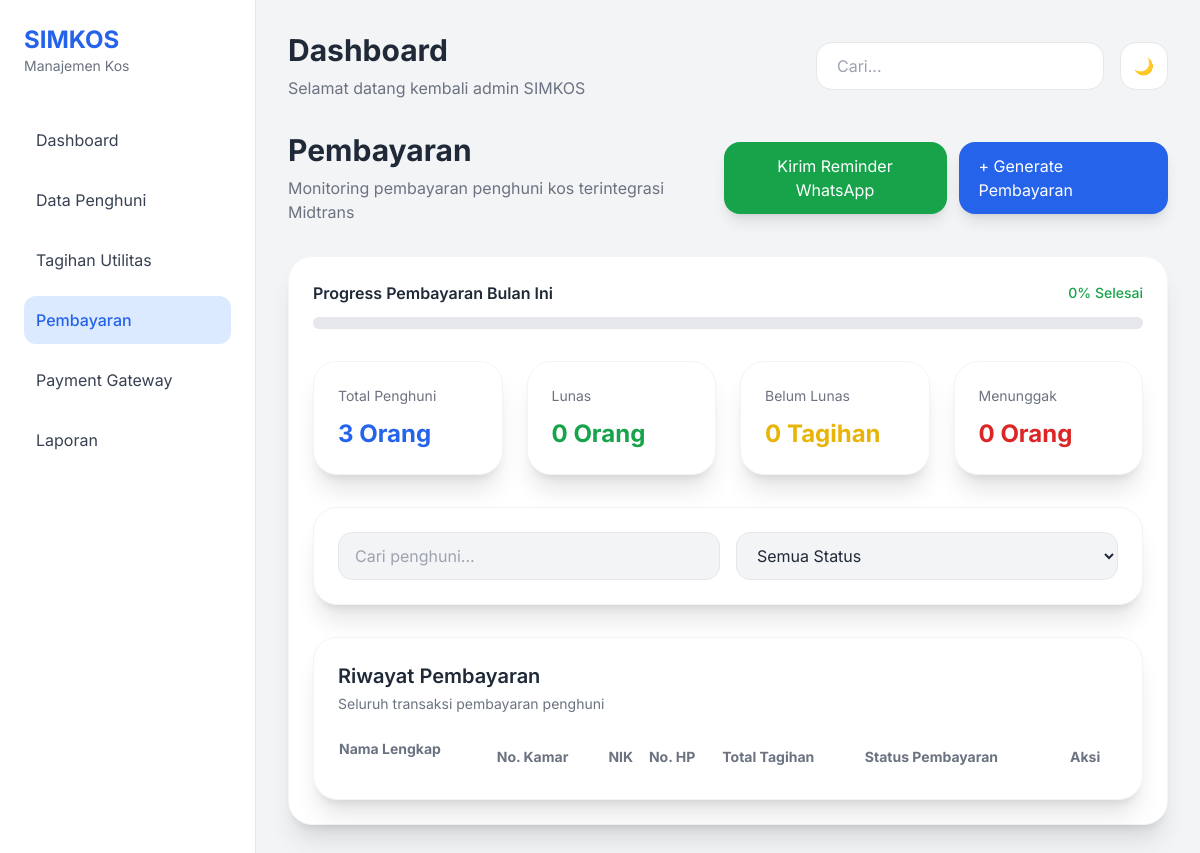
/pembayaran/index.php, run on an earlier commit of the app's database.
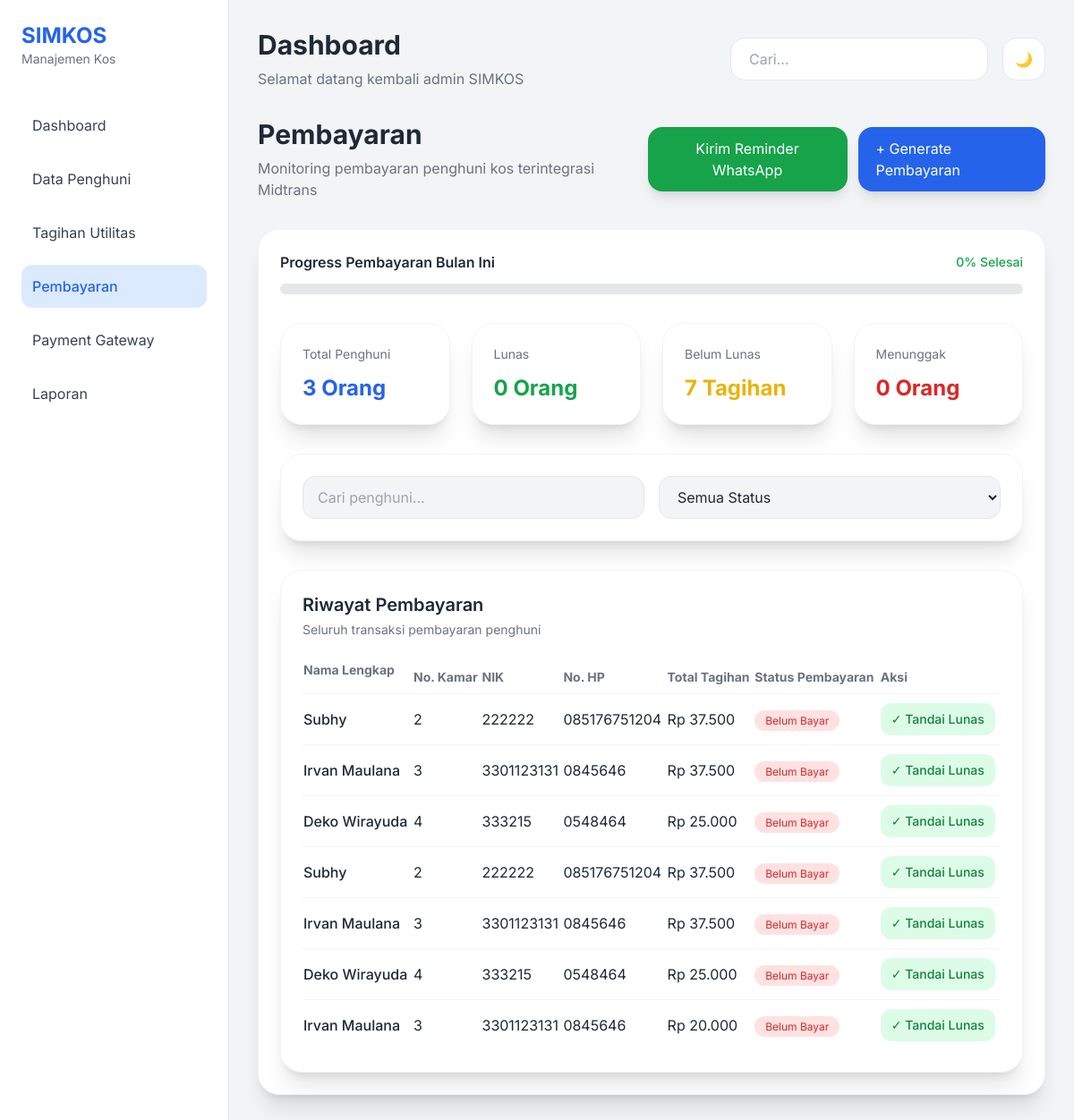
And on a later commit of the database.
### tables this page shows
CREATE TABLE `detail_tagihan` (
  `id` int(11) NOT NULL,
  `tagihan_id` int(11) NOT NULL,
  `penghuni_id` int(11) NOT NULL,
  `bobot` decimal(3,1) NOT NULL,
  `nominal_tagihan` decimal(12,2) NOT NULL,
  `status_bayar` enum('Belum Bayar','Lunas') DEFAULT 'Belum Bayar',
  `tagihan_listrik` decimal(12,2) DEFAULT 0.00,
  `tagihan_wifi` decimal(12,2) DEFAULT 0.00,
  `tagihan_air` decimal(12,2) DEFAULT 0.00,
  `tagihan_sampah` decimal(12,2) DEFAULT 0.00
);

CREATE TABLE `penghuni` (
  `no` int(11) NOT NULL,
  `no_kamar` int(11) NOT NULL,
  `nik` varchar(16) NOT NULL,
  `nama_lengkap` varchar(100) NOT NULL,
  `alamat` text NOT NULL,
  `no_hp` varchar(15) NOT NULL,
  `status_kamar` enum('Aktif','Tidak Aktif') DEFAULT 'Aktif',
  `status_pembayaran` enum('Lunas','Menunggak','Belum Lunas') DEFAULT 'Belum Lunas'
);

### pembayaran/index.php (the view, shortened to what this page needs)
<?php
include '../config/koneksi.php';
$totalPenghuni = mysqli_fetch_assoc(
    mysqli_query($conn,"SELECT COUNT(*) total FROM penghuni")
)['total'];
$totalLunas = mysqli_fetch_assoc(
    mysqli_query($conn,"
        SELECT COUNT(*) total
        FROM detail_tagihan
        WHERE status_bayar='Lunas'
    ")
)['total'];
$totalBelumLunas = mysqli_fetch_assoc(
    mysqli_query($conn,"
        SELECT COUNT(*) total
        FROM detail_tagihan
        WHERE status_bayar='Belum Bayar'
    ")
)['total'];
$totalMenunggak = mysqli_fetch_assoc(
    mysqli_query($conn,"
        SELECT COUNT(*) total
        FROM detail_tagihan
        WHERE status_bayar='Sebagian'
    ")
)['total'];
$totalTagihan = $totalLunas + $totalBelumLunas + $totalMenunggak;
$persentase = 0;
if($totalTagihan > 0){
    $persentase = round(($totalLunas/$totalTagihan)*100);
}
$qPembayaran = mysqli_query($conn,"
SELECT
dt.*,
p.nama_lengkap,
p.no_kamar,
p.nik,
p.no_hp
FROM detail_tagihan dt
JOIN penghuni p
ON dt.penghuni_id = p.no
ORDER BY dt.id DESC
");
?>
<!DOCTYPE html>
<html lang="id">
<head>
  <script src="https://cdn.tailwindcss.com"></script>
</head>
<body class="bg-gray-100 dark:bg-[#0f0f0f] text-gray-800 dark:text-white">
<?php $active = 'pembayaran'; ?>
<?php include '../components/sidebar.php'; ?>
<div class="ml-64 p-8">
  <?php include '../components/topbar.php'; ?>
  <div class="mb-8 flex flex-col md:flex-row justify-between md:items-center gap-4">
    <div>
      <h1 class="text-3xl font-bold">
        Pembayaran
      </h1>
      <p class="text-gray-500 dark:text-gray-400 mt-2">
        Monitoring pembayaran penghuni kos terintegrasi Midtrans
      </p>
    </div>
    <div class="flex gap-3">
      <button
        class="px-5 py-3 rounded-2xl
        bg-green-600 text-white
        hover:bg-green-700 transition shadow-lg">
        Kirim Reminder WhatsApp
      </button>
                <a href="generate_pembayaran.php"
          class="px-5 py-3 rounded-2xl
          bg-blue-600 text-white
          hover:bg-blue-700 transition shadow-lg">
          + Generate Pembayaran
          </a>
    </div>
  </div>
  <div class="bg-white dark:bg-[#111] p-6 rounded-3xl shadow-xl border border-gray-100 dark:border-[#1f1f1f]">
    <div class="flex justify-between items-center mb-3">
      <h2 class="font-semibold">
        Progress Pembayaran Bulan Ini
      </h2>
      <span class="text-sm text-green-600 font-medium">
      <?= $persentase ?>% Selesai
      </span>
    </div>
    <div class="w-full bg-gray-200 dark:bg-[#1a1a1a]
      rounded-full h-3 overflow-hidden">
  </div>
  <div class="grid grid-cols-1 md:grid-cols-4 gap-6 mt-8 mb-8">
    <div class="bg-white dark:bg-[#111]
      p-6 rounded-3xl shadow-xl
      border border-gray-100 dark:border-[#1f1f1f]">
      <p class="text-sm text-gray-500 dark:text-gray-400">
        Total Penghuni
      </p>
      <h2 class="text-2xl font-bold text-blue-600 mt-3">
      <?= $totalPenghuni ?> Orang
      </h2>
    </div>
    <div class="bg-white dark:bg-[#111]
      p-6 rounded-3xl shadow-xl
      border border-gray-100 dark:border-[#1f1f1f]">
      <p class="text-sm text-gray-500 dark:text-gray-400">
        Lunas
      </p>
      <h2 class="text-2xl font-bold text-green-600 mt-3">
      <?= $totalLunas ?> Orang
      </h2>
    </div>
    <div class="bg-white dark:bg-[#111]
      p-6 rounded-3xl shadow-xl
      border border-gray-100 dark:border-[#1f1f1f]">
      <p class="text-sm text-gray-500 dark:text-gray-400">
        Belum Lunas
      </p>
      <h2 class="text-2xl font-bold text-yellow-500 mt-3">
      <?= $totalBelumLunas ?> Tagihan
      </h2>
    </div>
    <div class="bg-white dark:bg-[#111]
      p-6 rounded-3xl shadow-xl
      border border-gray-100 dark:border-[#1f1f1f]">
      <p class="text-sm text-gray-500 dark:text-gray-400">
        Menunggak
      </p>
      <h2 class="text-2xl font-bold text-red-600 mt-3">
      <?= $totalMenunggak ?> Orang
      </h2>
    </div>
  </div>
  <div class="bg-white dark:bg-[#111]
    p-6 rounded-3xl shadow-xl mb-8
    border border-gray-100 dark:border-[#1f1f1f]">
    <div class="flex flex-col md:flex-row gap-4 justify-between">
      <input
type="text"
id="searchInput"
placeholder="Cari penghuni..."
class="input md:w-1/3">
<select
id="statusFilter"
class="input md:w-52">
<option value="">Semua Status</option>
</select>
    </div>
  </div>
  <div class="bg-white dark:bg-[#111]
    p-6 rounded-3xl shadow-xl
    border border-gray-100 dark:border-[#1f1f1f]">
    <div class="flex justify-between items-center mb-6">
      <div>
        <h2 class="text-xl font-semibold">
          Riwayat Pembayaran
        </h2>
        <p class="text-sm text-gray-500 dark:text-gray-400 mt-1">
          Seluruh transaksi pembayaran penghuni
        </p>
      </div>
    </div>
    <div class="overflow-x-auto">
      <table class="w-full text-left">
        <thead>
          <tr class="text-gray-500 dark:text-gray-400 text-sm">
            <th class="pb-4">Nama Lengkap</th>
            <th>No. Kamar</th>
            <th>NIK</th>
            <th>No. HP</th>
            <th>Total Tagihan</th>
            <th>Status Pembayaran</th>
            <th>Aksi</th>
          </tr>
        </thead>
<tbody id="paymentTable">
<?php while($row = mysqli_fetch_assoc($qPembayaran)): ?>
<tr class="border-t border-gray-100 dark:border-[#222]
hover:bg-gray-50 dark:hover:bg-[#1a1a1a]
transition"
data-nama="<?= strtolower($row['nama_lengkap']) ?>"
data-status="<?= $row['status_bayar'] ?>"
data-id="<?= $row['id'] ?>"
data-penghuni-id="<?= $row['penghuni_id'] ?>"
>
    <td class="py-4 font-medium">
        <?= htmlspecialchars($row['nama_lengkap']) ?>
    </td>
    <td>
        <?= $row['no_kamar'] ?>
    </td>
    <td>
        <?= $row['nik'] ?>
    </td>
    <td>
        <?= $row['no_hp'] ?>
    </td>
    <td>
        Rp <?= number_format($row['nominal_tagihan'],0,',','.') ?>
    </td>
    <td>
        <?php if($row['status_bayar'] == 'Lunas'): ?>
            <span class="px-3 py-1 rounded-full text-xs bg-green-100 text-green-600">
                Lunas
            </span>
        <?php elseif($row['status_bayar'] == 'Sebagian'): ?>
            <span class="px-3 py-1 rounded-full text-xs bg-yellow-100 text-yellow-700">
                Sebagian
            </span>
        <?php else: ?>
            <span class="px-3 py-1 rounded-full text-xs bg-red-100 text-red-600">
                Belum Bayar
            </span>
        <?php endif; ?>
    </td>
    <td>
        <div class="flex gap-2">
            <?php if ($row['status_bayar'] !== 'Lunas'): ?>
            <button
            onclick="updateStatus(this, 'Lunas')"
            class="btn-status px-3 py-2 rounded-xl
            bg-green-100 text-green-700 text-sm font-medium
            hover:bg-green-200 transition">
                ✓ Tandai Lunas
            </button>
            <?php endif; ?>
        </div>
    </td>
</tr>
<?php endwhile; ?>
</tbody>
      </table>
    </div>
  </div>
</div>
</body>
</html>

### components/sidebar.php
<?php
function menuClass($menu, $active) {
  return $menu == $active
    ? 'block p-3 rounded-xl bg-blue-100 text-blue-600 font-medium'
    : 'block p-3 rounded-xl text-gray-700 dark:text-gray-300 hover:bg-gray-100 dark:hover:bg-[#111] transition';
}
?>
<div class="w-64 h-screen bg-white dark:bg-[#0b0b0b]
border-r border-gray-200 dark:border-[#1f1f1f]
p-6 fixed left-0 top-0 overflow-y-auto">
  <div class="mb-10">
    <h1 class="text-2xl font-bold text-blue-600">
      SIMKOS
    </h1>
    <p class="text-sm text-gray-500 dark:text-gray-400">
      Manajemen Kos
    </p>
  </div>
  <nav class="space-y-3">
    <a href="/simkos-web/dashboard/index.php"
      class="<?= menuClass('dashboard', $active) ?>">
      Dashboard
    </a>
    <a href="/simkos-web/penghuni/index.php"
      class="<?= menuClass('penghuni', $active) ?>">
      Data Penghuni
    </a>
    <a href="/simkos-web/tagihan/index.php"
      class="<?= menuClass('tagihan', $active) ?>">
      Tagihan Utilitas
    </a>
    <a href="/simkos-web/pembayaran/index.php"
      class="<?= menuClass('pembayaran', $active) ?>">
      Pembayaran
    </a>
    <a href="/simkos-web/payment-gateway/index.php"
      class="<?= menuClass('payment-gateway', $active) ?>">
      Payment Gateway
    </a>
    <a href="/simkos-web/laporan/index.php"
      class="<?= menuClass('laporan', $active) ?>">
      Laporan
    </a>
  </nav>
</div>

### components/topbar.php
<div class="flex items-center justify-between mb-8">
  <div>
    <h1 class="text-3xl font-bold text-gray-800 dark:text-white">
      Dashboard
    </h1>
    <p class="text-gray-500 dark:text-gray-400 mt-2">
      Selamat datang kembali admin SIMKOS
    </p>
  </div>
  <div class="flex items-center gap-4">
    <input
      type="text"
      placeholder="Cari..."
      class="h-12 w-72 px-5 rounded-2xl
      bg-white dark:bg-[#111]
      border border-gray-200 dark:border-[#1f1f1f]
      outline-none
      text-gray-800 dark:text-white"
    >
    <button
      onclick="toggleTheme()"
      class="w-12 h-12 rounded-2xl
      bg-white dark:bg-[#111]
      border border-gray-200 dark:border-[#1f1f1f]">
      🌙
    </button>
  </div>
</div>

### pembayaran/index.php (style rules this page uses)
body { font-family:'Inter',sans-serif; }
.input { width: 100%; height: 48px; padding: 0 16px; border-radius: 14px; background: #f3f4f6; border: 1px solid #e5e7eb; outline: none; }

What changed in the data, as far as the page shows it:
added detail_tagihan: penghuni.nama_lengkap "Subhy", penghuni.no_kamar "2", penghuni.nik "222222", penghuni.no_hp "085176751204", nominal_tagihan "37.500", status_bayar "Belum Bayar"
added detail_tagihan: penghuni.nama_lengkap "Irvan Maulana", penghuni.no_kamar "3", penghuni.nik "3301123131", penghuni.no_hp "0845646", nominal_tagihan "37.500", status_bayar "Belum Bayar"
added detail_tagihan: penghuni.nama_lengkap "Deko Wirayuda", penghuni.no_kamar "4", penghuni.nik "333215", penghuni.no_hp "0548464", nominal_tagihan "25.000", status_bayar "Belum Bayar"
added detail_tagihan: penghuni.nama_lengkap "Subhy", penghuni.no_kamar "2", penghuni.nik "222222", penghuni.no_hp "085176751204", nominal_tagihan "37.500", status_bayar "Belum Bayar"
added detail_tagihan: penghuni.nama_lengkap "Irvan Maulana", penghuni.no_kamar "3", penghuni.nik "3301123131", penghuni.no_hp "0845646", nominal_tagihan "37.500", status_bayar "Belum Bayar"
added detail_tagihan: penghuni.nama_lengkap "Deko Wirayuda", penghuni.no_kamar "4", penghuni.nik "333215", penghuni.no_hp "0548464", nominal_tagihan "25.000", status_bayar "Belum Bayar"
added detail_tagihan: penghuni.nama_lengkap "Irvan Maulana", penghuni.no_kamar "3", penghuni.nik "3301123131", penghuni.no_hp "0845646", nominal_tagihan "20.000", status_bayar "Belum Bayar"
Also different on the page:
$totalBelumLunas: "0" → "7"
